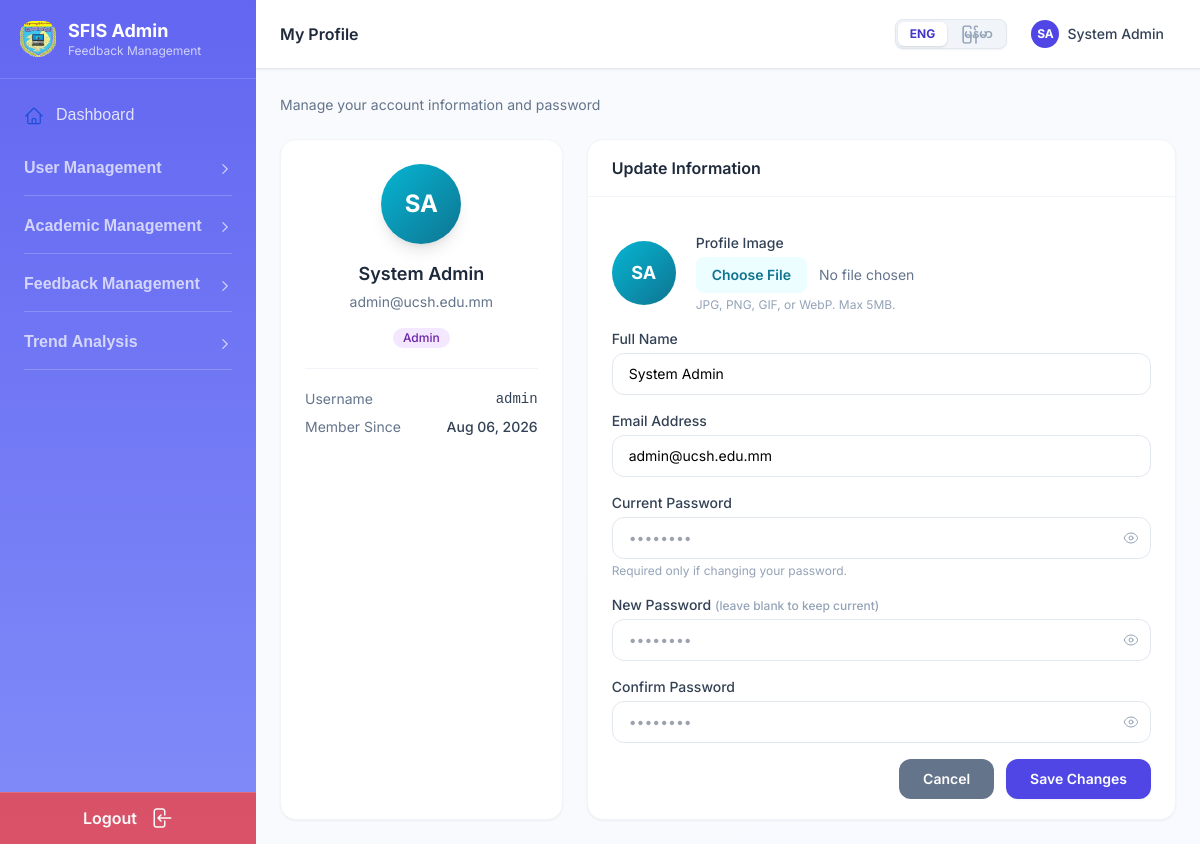
Screenshot of /admin/profile.php (signed in) with the database file from the repository.
### tables this page shows
CREATE TABLE IF NOT EXISTS users (
    id INT AUTO_INCREMENT PRIMARY KEY,
    name VARCHAR(100) NOT NULL,
    username VARCHAR(50) NOT NULL UNIQUE,
    email VARCHAR(100) NOT NULL UNIQUE,
    password VARCHAR(255) NOT NULL,
    role ENUM('admin','teacher','student') NOT NULL,
    profile_image VARCHAR(255) DEFAULT NULL,
    created_at TIMESTAMP DEFAULT CURRENT_TIMESTAMP,
    updated_at TIMESTAMP DEFAULT CURRENT_TIMESTAMP ON UPDATE CURRENT_TIMESTAMP
);

### admin/profile.php (the view, shortened to what the rows shown need)
<?php
require_once '../config/db.php';
require_once '../includes/auth.php';
require_once '../includes/functions.php';
$pageTitle  = $LANG['my_profile'] ?? 'My Profile';
$user       = getCurrentUser();
$stmt = $conn->prepare("SELECT * FROM users WHERE id=?");
$stmt->bind_param('i', $user['id']); $stmt->execute();
$userData = $stmt->get_result()->fetch_assoc(); $stmt->close();
include '../includes/admin_header.php';
include '../includes/admin_sidebar.php';
?>
<div class="grid grid-cols-1 lg:grid-cols-3 gap-6">
    <div class="bg-white rounded-2xl shadow-sm border border-slate-100 p-6 flex flex-col items-center text-center">
        <div class="mb-4 relative">
            <?php if (!empty($userData['profile_image'])): ?>
                <img src="/studentfeedbackucsh/<?= e($userData['profile_image']) ?>" alt="Profile"
                    class="w-20 h-20 rounded-full object-cover shadow-lg border-2 border-white">
            <?php else: ?>
                <div class="w-20 h-20 rounded-full bg-gradient-to-br from-cyan-500 to-cyan-700 flex items-center justify-center text-2xl font-bold text-white shadow-lg">
                    <?= e(avatarInitials($userData['name'])) ?>
                </div>
            <?php endif; ?>
        </div>
        <h3 class="text-lg font-semibold text-slate-800"><?= e($userData['name']) ?></h3>
        <p class="text-sm text-slate-500 mt-1"><?= e($userData['email']) ?></p>
        <div class="mt-3"><?= badgeRole($userData['role']) ?></div>
        <div class="w-full border-t border-slate-100 mt-5 pt-5">
            <div class="flex justify-between text-sm"><span class="text-slate-500"><?= $LANG['username_label'] ?? 'Username' ?></span><span class="font-medium text-slate-700 font-mono"><?= e($userData['username']) ?></span></div>
            <div class="flex justify-between text-sm mt-2"><span class="text-slate-500"><?= $LANG['member_since'] ?? 'Member Since' ?></span><span class="font-medium text-slate-700"><?= formatDate($userData['created_at']) ?></span></div>
        </div>
    </div>
    <div class="lg:col-span-2 space-y-5">
        <div class="bg-white rounded-2xl shadow-sm border border-slate-100 overflow-hidden">
            <form id="profileForm" method="POST" enctype="multipart/form-data" class="px-6 py-5 space-y-4" novalidate>
                <div class="flex items-center gap-5">
                    <div class="shrink-0">
                        <div id="initialsPreview"
                            class="w-16 h-16 rounded-full bg-gradient-to-br from-cyan-500 to-cyan-700 flex items-center justify-center text-lg font-bold text-white <?= !empty($userData['profile_image']) ? 'hidden' : '' ?>">
                            <?= e(avatarInitials($userData['name'])) ?>
                        </div>
                    </div>
                </div>
                <div><label class="block text-sm font-medium text-slate-700 mb-1"><?= $LANG['full_name_label'] ?? 'Full Name' ?></label>
                    <input type="text" name="name" required value="<?= e($userData['name']) ?>" class="w-full border border-slate-200 rounded-xl px-4 py-2.5 text-sm focus:border-cyan-500 focus:ring-2 focus:ring-cyan-500/20 outline-none">
                </div>
                <div><label class="block text-sm font-medium text-slate-700 mb-1"><?= $LANG['email_address_label'] ?? 'Email Address' ?></label>
                    <input type="email" name="email" required value="<?= e($userData['email']) ?>" class="w-full border border-slate-200 rounded-xl px-4 py-2.5 text-sm focus:border-cyan-500 focus:ring-2 focus:ring-cyan-500/20 outline-none">
                </div>
            </form>
        </div>
    </div>
</div>
<?php include '../includes/admin_footer.php'; ?>

### includes/admin_sidebar.php (shortened to what the rows shown need)
<div class="flex-1 flex flex-col min-w-0 overflow-hidden">
    <header class="
            bg-white
            border-b border-slate-200
            px-4 lg:px-6
            py-3.5
            flex items-center gap-4
            flex-shrink-0
            sticky top-0
            z-20
            shadow-sm
        ">
        <div>
            <h1 class="text-base font-semibold text-slate-800">
                <?= e($pageTitle) ?>
            </h1>
        </div>
        <div class="ml-auto flex items-center gap-3">
            <a href="/studentfeedbackucsh/admin/profile.php" class="
                    flex items-center gap-2
                    px-3 py-1.5
                    rounded-xl
                    hover:bg-slate-50
                    transition-colors
                ">
                <?php if (!empty($user['profile_image'])): ?>
                    <img src="/studentfeedbackucsh/<?= e($user['profile_image']) ?>" alt="Profile"
                        class="w-7 h-7 rounded-full object-cover">
                <?php else: ?>
                    <div class="
                            w-7 h-7
                            rounded-full
                            bg-indigo-600
                            flex items-center justify-center
                            text-xs
                            font-bold
                            text-white
                        ">
                        <?= e($initials) ?>
                    </div>
                <?php endif; ?>
                <span class="hidden md:block text-sm font-medium text-slate-700">
                    <?= e($user['name']) ?>
                </span>
            </a>
        </div>
    </header>
    <main class="flex-1 overflow-y-auto p-4 lg:p-6">

### includes/functions.php (shortened to what the rows shown need)
<?php
function e(string $s): string
{
    return htmlspecialchars($s, ENT_QUOTES, 'UTF-8');
}
function formatDate(?string $date): string
{
    return date('M d, Y', strtotime($date));
}
function avatarInitials(string $name): string
{
    $parts = array_filter(explode(' ', trim($name)));
    $initials = '';
    foreach ($parts as $p) {
        $initials .= strtoupper($p[0]);
        if (strlen($initials) >= 2)
            break;
    }
    return $initials ?: 'U';
}
function badgeRole(string $role): string
{
    global $LANG;
    return match ($role) {
        'admin' => '<span class="inline-flex items-center px-2.5 py-0.5 rounded-full text-xs font-medium bg-purple-100 text-purple-800">' . e($LANG['admin_role'] ?? 'Admin') . '</span>',
        'teacher' => '<span class="inline-flex items-center px-2.5 py-0.5 rounded-full text-xs font-medium bg-cyan-100 text-cyan-800">' . e($LANG['teacher_role'] ?? 'Teacher') . '</span>',
        'student' => '<span class="inline-flex items-center px-2.5 py-0.5 rounded-full text-xs font-medium bg-green-100 text-green-800">' . e($LANG['student_role'] ?? 'Student') . '</span>',
        default => '<span class="inline-flex items-center px-2.5 py-0.5 rounded-full text-xs font-medium bg-slate-100 text-slate-700">' . e($role) . '</span>',
    };
}

### rows the page displays
users: name "SA", name "System Admin", email "admin@ucsh.edu.mm", role "Admin", username "admin", created_at "Aug 06, 2026"

### other values shown
$LANG['admin_portal'] "SFIS Admin"
$LANG['admin_portal_sub'] "Feedback Management"
$item['label'] "Dashboard"
$item['label'] "User Management"
$item['label'] "Academic Management"
$item['label'] "Feedback Management"
$item['label'] "Trend Analysis"
$LANG['logout'] "Logout"
$pageTitle "My Profile"
$LANG['profile_subtitle'] "Manage your account information and password"
$LANG['username_label'] "Username"
$LANG['member_since'] "Member Since"
$LANG['update_information'] "Update Information"
$LANG['profile_image'] "Profile Image"
$LANG['profile_image_hint'] "JPG, PNG, GIF, or WebP. Max 5MB."
